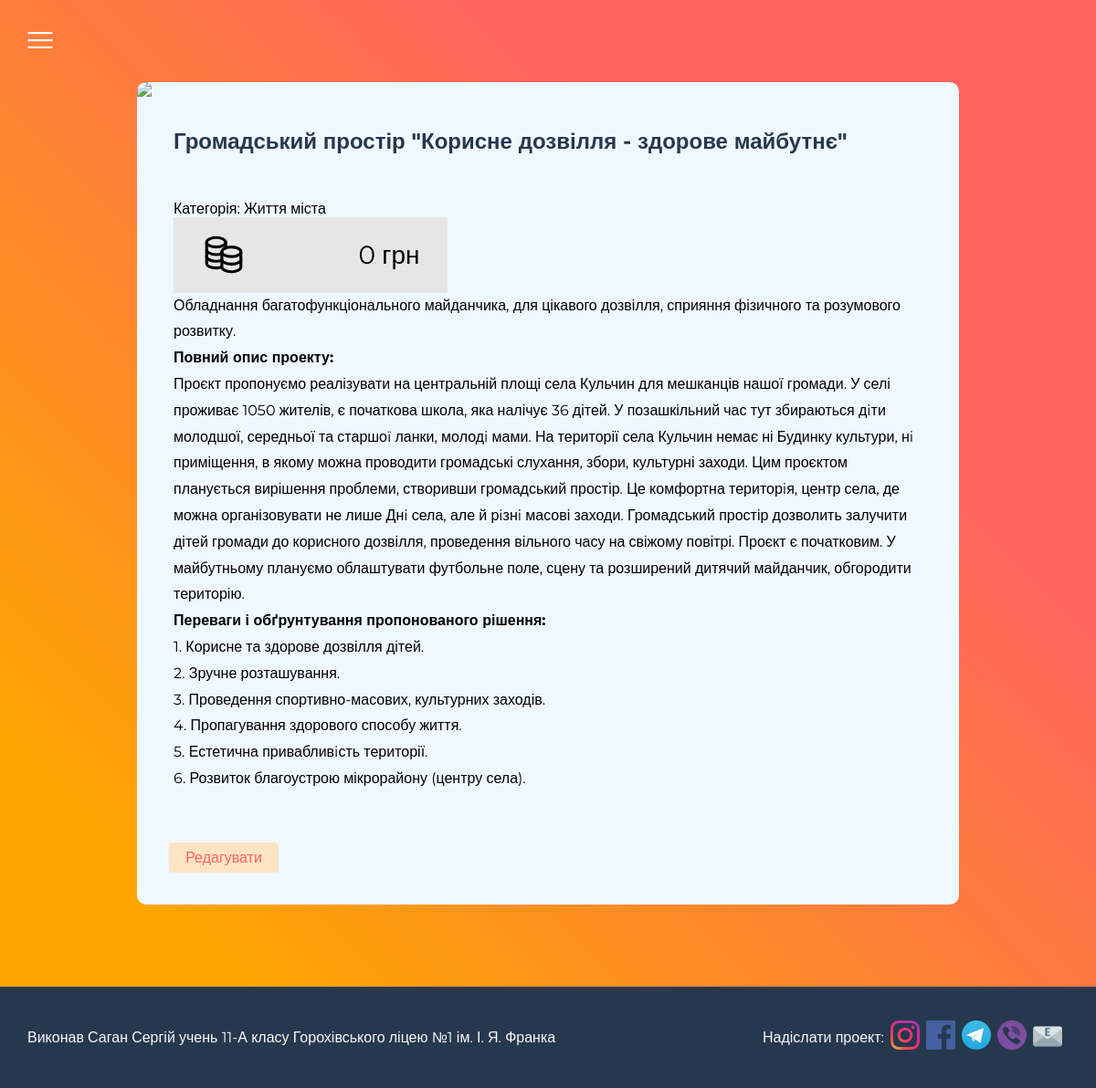
Screenshot of /entry_page/6/ with the database file from the repository.
### ukraine_swu/models.py (models this page shows, shortened)
class Entry(models.Model):
    topic = models.ForeignKey(Topic, on_delete=models.CASCADE)
    header = models.CharField(max_length=100)
    text = models.TextField()
    budget = models.IntegerField()
    rich_text = RichTextField(default="Детально опишіть ваш проект")
    image = models.TextField()
    date_added = models.DateTimeField(auto_now_add=True)
    class Meta:
        verbose_name_plural = 'entries'

class Topic(models.Model):
    text = models.CharField(max_length=200)
    date_added = models.DateTimeField(auto_now_add=True)
    owner = models.ForeignKey(User, on_delete=models.CASCADE)
    def __str__(self):
        return self.text

### ukraine_swu/views.py (the view)
# urls.py: path('entry_page/<int:entry_id>/', views.entry_page, name='entry_page'),
def entry_page(request, entry_id):
    entry = Entry.objects.get(id=entry_id)
    topics = Topic.objects.order_by('date_added')
    context = {'entry': entry, 'topics': topics}
    return render(request, 'ukraine_swu/entry_page.html', context)

### ukraine_swu/templates/ukraine_swu/entry_page.html
{% extends 'ukraine_swu/base.html' %}
{% load static %}
{% block content %}
<section id="entry_page">
    <div id="card">
        <div id="entry_image"><img id="photo" src='{{ entry.image }}' /></div>
      <div id="content">
        <div id="header"><h1>{{ entry.header }}</h1></div>
            <div id="entry-topic">Категорія: {{ entry.topic }}</div>
            <div id="entry-budget"><div id='coins'></div><div></div>{{ entry.budget }} грн</div>
            <div id="text">{{ entry.text }}</div>
            <div id="text">{{ entry.rich_text|safe }}</div>
        </div>
        <div ><a id="edit_entry" href="{% url 'ukraine_swu:edit_entry' entry.id %}">Редагувати</a></div>
    </div>
</section>
{% endblock content %}

### ukraine_swu/static/ukraine_swu/styles.css (style rules this page uses)
* { box-sizing: border-box; }
html { width: 100%; margin: 0; padding: 0; height: 100%; scroll-behavior: smooth; font-family: "Montserrat", sans-serif; }
h1, h2 { color: #26384E; }
body { margin: 0; background: linear-gradient(45deg, #ffa600 14.7%, #ff6361 73%);background-attachment: fixed; background-size: cover; -webkit-animation: gradient 15s ease infinite; animation: gradient 15s ease infinite; display: flex; justify-content: center; align-items: center; flex-direction: column; width: 100%; }
section { margin-top: 35px; }
#card { margin-top: 10%; margin-bottom: 10%; width: 75vw; border-radius: 10px; background-color: aliceblue; overflow: hidden; }
#entry-budget { padding-top: 2%; padding-bottom: 2%; display: flex; flex-direction: row; align-items: center; font-size: 28px; justify-content: space-around; max-width: 300px; flex-wrap: wrap; background-color: rgb(231, 230, 230); }
#coins { height: 50px; background-image: url("coins.svg"); background-size: contain; width: 50px; }
#content { padding: 0 40px 20px 40px; }
#entry_image img { width: 100%; -o-object-fit: cover; object-fit: cover; }
#header { padding: 10px 0px 30px 0px; margin: 0; }
#text { line-height: 1.8; }
#edit_entry { margin: 35px; text-decoration: none; padding: 7px; border-radius: 2px; display: block; background-color: bisque; color:#ff6361; width: 120px; text-align: center; }

### rows the page displays
Entry: header "Громадський простір \"Корисне дозвілля - здорове майбутнє\"", topic "Життя міста", budget "0", text "Обладнання багатофункціонального майданчика, для цікавого дозвілля, сприяння фізичного та розумового розвитку.", rich_text "Повний опис проекту: Проєкт пропонуємо реалізувати на центральній площі села Кульчин для мешканців нашої громади. У селі проживає 1050 жителів, є початкова школа, яка налічує 36 дітей. У позашкільний час тут збираються дiти молодшої, середньої та старшоï ланки, молодi мами. На території села Кульчин немає ні Будинку культури, нi приміщення, в якому можна проводити громадські слухання, збори, культурні заходи. Цим проєктом планується вирішення проблеми, створивши громадський простір. Це комфортна територiя, центр села, де можна організовувати не лише Днi села, але й рiзнi масові заходи. Громадський простір дозволить залучити дітей громади до корисного дозвілля, проведення вільного часу на…"
